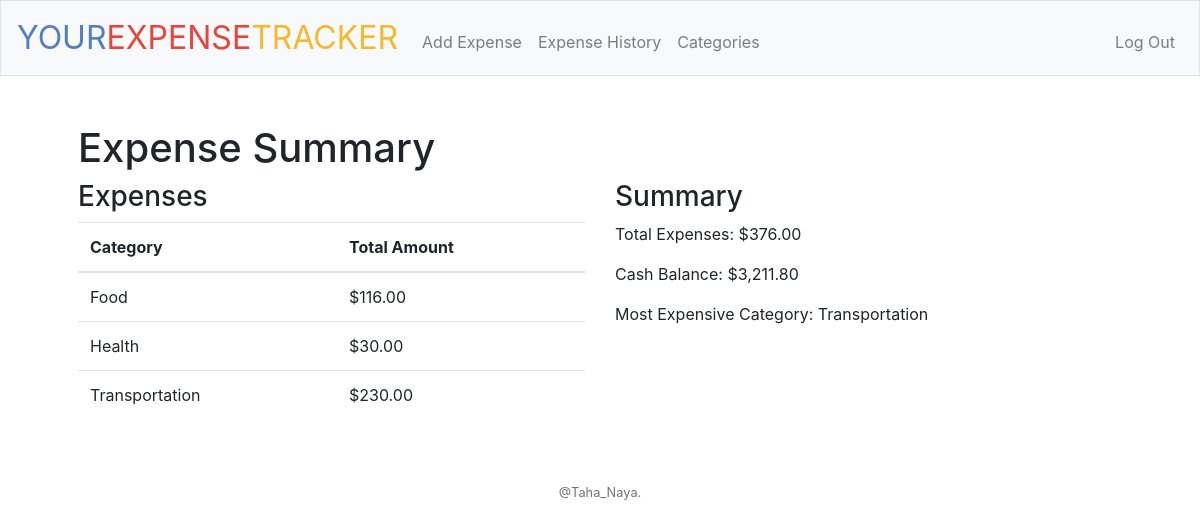
The page / (signed in) on the database its author committed.
### tables this page shows
CREATE TABLE expenses (
    id INTEGER PRIMARY KEY AUTOINCREMENT,
    user_id INTEGER NOT NULL,
    category TEXT NOT NULL,
    amount REAL NOT NULL,
    timestamp TIMESTAMP DEFAULT CURRENT_TIMESTAMP,
    FOREIGN KEY (user_id) REFERENCES users(id)
);

CREATE TABLE users (id INTEGER PRIMARY KEY AUTOINCREMENT NOT NULL, username TEXT NOT NULL, hash TEXT NOT NULL, cash NUMERIC NOT NULL DEFAULT 10000.00);

### app.py (the view)
@app.route("/")
@login_required
def index():
    user_id = session["user_id"]
    try:
        expenses = db.execute("SELECT category, SUM(amount) AS total_amount FROM expenses WHERE user_id = ? GROUP BY category", user_id)
        most_expensive_category = db.execute(
            "SELECT category FROM expenses WHERE user_id = ? GROUP BY category ORDER BY SUM(amount) DESC LIMIT 1",
            user_id
        )[0]["category"]
        total_expenses = sum(expense["total_amount"] for expense in expenses)
        cash_balance = db.execute("SELECT cash FROM users WHERE id = ?", user_id)[0]["cash"]
        return render_template(
            "index.html",
            expenses=expenses,
            total_expenses=total_expenses,
            cash_balance=cash_balance,
            most_expensive_category=most_expensive_category,
            usd=usd
        )
    except Exception as e:
        return apology(f"An error occurred: {str(e)}")

### app.py (called while the page is built)
@app.after_request
def after_request(response):
    response.headers["Cache-Control"] = "no-cache, no-store, must-revalidate"
    response.headers["Expires"] = 0
    response.headers["Pragma"] = "no-cache"
    return response

### helpers.py (called while the page is built)
def login_required(f):
    @wraps(f)
    def decorated_function(*args, **kwargs):
        if session.get("user_id") is None:
            return redirect("/login")
        return f(*args, **kwargs)
    return decorated_function

def usd(value):
    return f"${value:,.2f}"

### templates/index.html (shortened to what this page needs)
{% extends "layout.html" %}
{% block main %}
    <h1>Expense Summary</h1>
    <div class="row">
        <div class="col-md-6">
            <h3>Expenses</h3>
            {% if expenses %}
                <table class="table">
                    <thead>
                        <tr>
                            <th>Category</th>
                            <th>Total Amount</th>
                        </tr>
                    </thead>
                    <tbody>
                        {% for expense in expenses %}
                            <tr>
                                <td>{{ expense['category'] }}</td>
                                <td>{{ usd(expense['total_amount']) }}</td>
                            </tr>
                        {% endfor %}
                    </tbody>
                </table>
            {% else %}
                <p>No expenses recorded.</p>
            {% endif %}
        </div>
        <div class="col-md-6">
            <h3>Summary</h3>
            <p>Total Expenses: {{ usd(total_expenses) }}</p>
            <p>Cash Balance: {{ usd(cash_balance) }}</p>
            {% if most_expensive_category %}
                <p>Most Expensive Category: {{ most_expensive_category }}</p>
            {% endif %}
        </div>
    </div>
{% endblock %}

### rows shown on the page
expenses: category "Health", amount "$30.00"
users: cash "$3,211.80"

### other values the page prints
{{ expense['category'] }} "Food" "Transportation"
{{ usd(expense['total_amount']) }} "$116.00" "$230.00"
{{ usd(total_expenses) }} "$376.00"
{{ most_expensive_category }} "Transportation"
